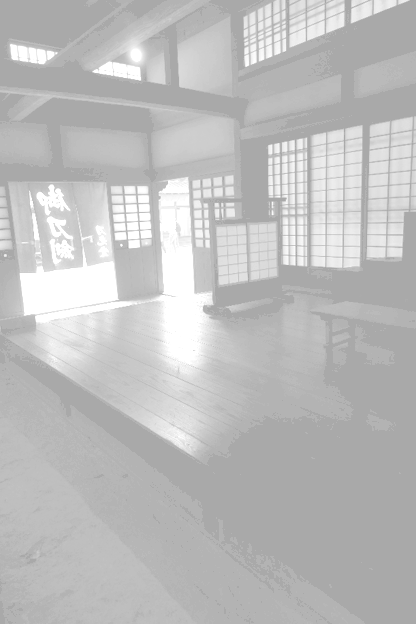
#> input picture img/img01a.png, 416 x 624 px, found by its file name
$ jupyter execute week04.ipynb   (shell and % lines are left out)
#> lines starting #> are read from the running program, lines starting #| are printed output that depends on the picture; long printed decimals are rounded
# 画像メディア工学４回目
## 4. 画像の読み込み，ヒストグラムの描画，トーンカーブを利用した変換
### ライブラリの読み込み（おまじない）

[cell 1]
import matplotlib.pyplot as plt
import numpy as np
import cv2

## 4.1 画像の読み込みと表示
### Google colaboratoryで利用する場合

以下のコマンドを実行すると，Colabに画像がアップされます．

時間が経つと実行環境がリセットされるため，その際には再度画像ファイルのアップロードが必要．

https://github.com/yamazoe/ImageMediaProcessing/raw/main/img/img01a.png

https://github.com/yamazoe/ImageMediaProcessing/raw/main/img/img01b.png

img01a | img01b
:---: | :---:
|

### 画像の読み込み
ここでは，画像の読み込みには，OpenCVの関数``cv2.imread()``を利用する．

[cell 2]
imga = cv2.imread('img01a.png', 0)  # モノクロ画像として読み込み
#> imga is the input picture: shape (624, 416); min 169, max 255, mean 189.9
imgb = cv2.imread('img01b.png', 0)  # モノクロ画像として読み込み
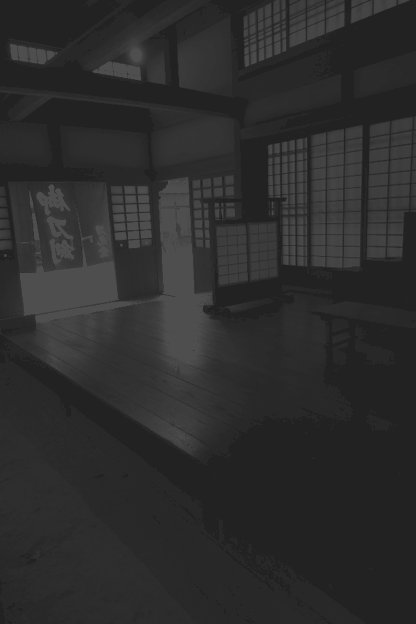
#> input picture img/img01b.png, 416 x 624 px, found by its file name
#> imgb is the input picture: shape (624, 416); min 34, max 78, mean 44.9

画像の表示には，matplotlibの関数``plt.imshow()``を利用する．

[cell 3]
plt.imshow(imga, cmap='gray', vmin = 0, vmax = 255)

モノクロ画像として読み込んでいるので，画像（配列）のサイズは２次元．

numpyの配列には，``shape``というインスタンス変数があり，``.shape``とすることで，配列の形状を確認できる．

[cell 4]
imga.shape
#> Out = (624, 416)

OpenCVでカラー画像を読み込んだ場合には，色変換が必要（３次元配列のRGBの順番が異なるため）．

ただし，この例では元画像がグレーなので，カラーでは表示されません．

[cell 5]
img_col = cv2.imread('img01a.png')  # カラー画像として読み込み
img_col = cv2.cvtColor(img_col, cv2.COLOR_BGR2RGB)
plt.imshow(img_col, vmin = 0, vmax = 255)

## 4.2 画像統計量の計算

最小値，最大値などの画像統計量は，以下のように計算できる．

```imga```の場合

[cell 6]
minval = np.min(imga)      # 最小値
#> minval = 169
maxval = np.max(imga)      # 最大値
#> maxval = 255
ave    = np.average(imga)  # 平均値
#> ave = 189.9
median = np.median(imga)   # 中央値
#> median = 182
sd     = np.std(imga)      # 標準偏差
#> sd = 24.05

print( minval, maxval )   # 最小値, 最大値
#| 169 255
print( ave, median, sd )  # 平均値, 中央値, 標準偏差
#| 189.942 182.0 24.052

```imgb```の場合

[cell 7]
minval = np.min(imgb)      # 最小値
#> minval = 34
maxval = np.max(imgb)      # 最大値
#> maxval = 78
ave    = np.average(imgb)  # 平均値
#> ave = 44.91
median = np.median(imgb)   # 中央値
#> median = 41
sd     = np.std(imgb)      # 標準偏差
#> sd = 12.2

print( minval, maxval )   # 最小値, 最大値
#| 34 78
print( ave, median, sd )  # 平均値, 中央値, 標準偏差
#| 44.907 41.0 12.201

## 4.3 ヒストグラムの描画
``plt.hist()``関数を用いてヒストグラムを描画できる．
ここでは，ビンの数: 25, 範囲: 0-255と設定している．

画像は２次元または３次元配列であるが，ヒストグラムを描画する際には１次元配列に変換する必要がある．

``.ravel()``を用いることで，多次元配列を1次元配列に変換できる．

[cell 8]
plt.figure(figsize=(10,3))
plt.subplot(121)
plt.hist(imga.ravel(), bins=25, range=(0, 255));
plt.subplot(122)
plt.hist(imgb.ravel(), bins=25, range=(0, 255));
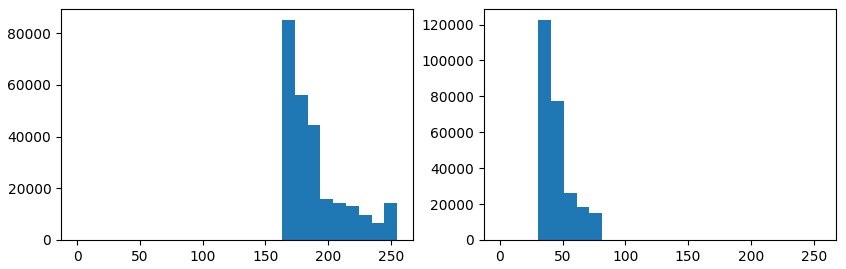
#> figure drawn by matplotlib, 2 panels; panel 1: tallest bar 85116 high, from x = 163.2 to 173.4; panel 2: tallest bar 122522 high, from x = 30.6 to 40.8

#  課題（提出必須）
画像(``img01a.png``）に対して，折れ線型トーンカーブを用いてコントラストを上げたい．プログラム中で定義される下図の３種類の折れ線型トーンカーブ```tcurve1, tcurve2, tcurve3```のうち、適切なものを回答してください．

プログラム中の，以下の行のうちの１行のコメントを外すと、
それぞれのトーンカーブの形状と処理結果が表示されます．

```
tonecurve = tcurve1
#tonecurve = tcurve2
#tonecurve = tcurve3
```

###課題確認用プログラム

# 新しいセクション

[cell 9]
img1 = cv2.imread('img01a.png', 0)  # モノクロ画像として読み込み

# トーンカーブの定義
#（わかりやすさ優先で書いているため，実際のプログラムではこういった書き方は推奨されません）
tcurve1 = np.zeros(256)
tcurve2 = np.zeros(256)
tcurve3 = np.zeros(256)

# トーンカーブ１
for i in range(256):
  tcurve1[i]= 0.8*(i)

# トーンカーブ２
for i in range(128,256):
  tcurve2[i]= 2*(i-128)

# トーンカーブ３
for i in range(0,128):
  tcurve3[i]= 2*(i)
for i in range(128,256):
  tcurve3[i]= 255


# 使用するトーンカーブの選択
tonecurve = tcurve1
tonecurve = tcurve2
#tonecurve = tcurve3

# トーンカーブの適用
img2 = cv2.LUT(img1, tonecurve)
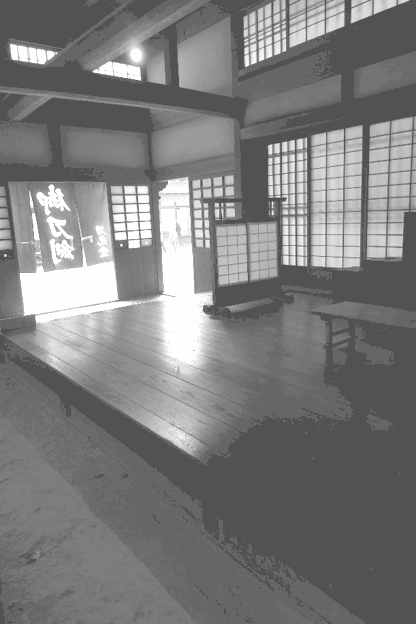
#> img2: shape (624, 416) float64; min 82, max 254, mean 123.9

# トーンカーブの描画
plt.subplot(2,2,1)
plt.plot(tonecurve)
plt.gca().set_aspect('equal', adjustable='box')  # グラフを正方形に
plt.xlim((0,255))
plt.ylim((0,255))

# 返還後のヒストグラムの描画
plt.subplot(2,2,3)
plt.hist(img2.ravel(), bins=25, range=(0, 255));

# 変換結果の描画
plt.subplot(1,2,2)
plt.imshow(img2, cmap='gray', vmin = 0, vmax = 255)
plt.axis('off')  # 画像には軸を表示しない

plt.tight_layout()
plt.show()
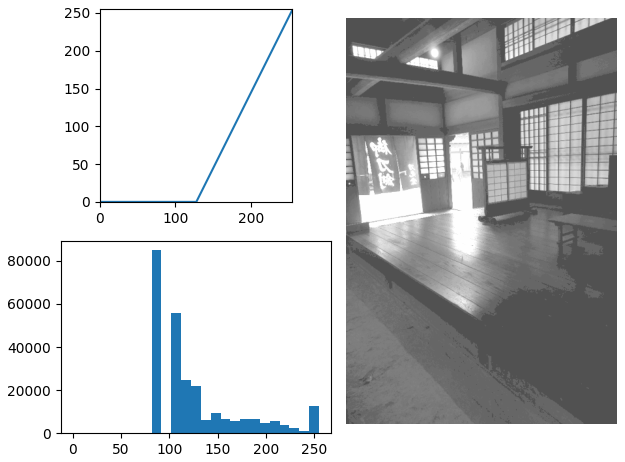
#> figure drawn by matplotlib, 3 panels; panel 1: curve peaks at x = 255, y = 254; panel 2: tallest bar 85116 high, from x = 81.6 to 91.8
